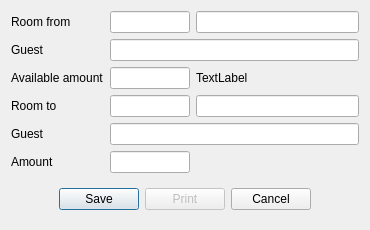
<?xml version="1.0" encoding="UTF-8"?>
<ui version="4.0">
 <class>DlgTransferInvoiceAmount</class>
 <widget class="QDialog" name="DlgTransferInvoiceAmount">
  <property name="geometry">
   <rect>
    <x>0</x>
    <y>0</y>
    <width>370</width>
    <height>217</height>
   </rect>
  </property>
  <property name="windowTitle">
   <string>Transfer amount</string>
  </property>
  <layout class="QHBoxLayout" name="horizontalLayout_2">
   <item>
    <layout class="QGridLayout" name="gridLayout">
     <item row="0" column="0">
      <widget class="QLabel" name="label">
       <property name="text">
        <string>Room from</string>
       </property>
      </widget>
     </item>
     <item row="5" column="1">
      <widget class="EQLineEdit" name="leAmountTo">
       <property name="maximumSize">
        <size>
         <width>80</width>
         <height>16777215</height>
        </size>
       </property>
      </widget>
     </item>
     <item row="5" column="0">
      <widget class="QLabel" name="label_6">
       <property name="text">
        <string>Amount</string>
       </property>
      </widget>
     </item>
     <item row="0" column="1">
      <widget class="EQLineEdit" name="leRoomCodeFrom">
       <property name="maximumSize">
        <size>
         <width>80</width>
         <height>16777215</height>
        </size>
       </property>
       <property name="ShowButton" stdset="0">
        <bool>true</bool>
       </property>
      </widget>
     </item>
     <item row="2" column="1">
      <widget class="EQLineEdit" name="leAmountFrom">
       <property name="maximumSize">
        <size>
         <width>80</width>
         <height>16777215</height>
        </size>
       </property>
       <property name="focusPolicy">
        <enum>Qt::NoFocus</enum>
       </property>
       <property name="readOnly">
        <bool>true</bool>
       </property>
      </widget>
     </item>
     <item row="2" column="0">
      <widget class="QLabel" name="label_3">
       <property name="text">
        <string>Available amount</string>
       </property>
      </widget>
     </item>
     <item row="3" column="0">
      <widget class="QLabel" name="label_4">
       <property name="text">
        <string>Room to</string>
       </property>
      </widget>
     </item>
     <item row="4" column="0">
      <widget class="QLabel" name="label_5">
       <property name="text">
        <string>Guest</string>
       </property>
      </widget>
     </item>
     <item row="3" column="1">
      <widget class="EQLineEdit" name="leRoomCodeTo">
       <property name="maximumSize">
        <size>
         <width>80</width>
         <height>16777215</height>
        </size>
       </property>
       <property name="ShowButton" stdset="0">
        <bool>true</bool>
       </property>
      </widget>
     </item>
     <item row="1" column="0">
      <widget class="QLabel" name="label_2">
       <property name="text">
        <string>Guest</string>
       </property>
      </widget>
     </item>
     <item row="0" column="2">
      <widget class="EQLineEdit" name="leRoomNameFrom">
       <property name="focusPolicy">
        <enum>Qt::NoFocus</enum>
       </property>
       <property name="readOnly">
        <bool>true</bool>
       </property>
      </widget>
     </item>
     <item row="1" column="1" colspan="2">
      <widget class="EQLineEdit" name="leGuestFrom">
       <property name="focusPolicy">
        <enum>Qt::NoFocus</enum>
       </property>
       <property name="readOnly">
        <bool>true</bool>
       </property>
      </widget>
     </item>
     <item row="6" column="0" colspan="3">
      <widget class="QWidget" name="widget" native="true">
       <layout class="QHBoxLayout" name="horizontalLayout">
        <item>
         <spacer name="horizontalSpacer">
          <property name="orientation">
           <enum>Qt::Horizontal</enum>
          </property>
          <property name="sizeHint" stdset="0">
           <size>
            <width>38</width>
            <height>20</height>
           </size>
          </property>
         </spacer>
        </item>
        <item>
         <widget class="QPushButton" name="btnSave">
          <property name="text">
           <string>Save</string>
          </property>
         </widget>
        </item>
        <item>
         <widget class="QPushButton" name="btnPrint">
          <property name="enabled">
           <bool>false</bool>
          </property>
          <property name="text">
           <string>Print</string>
          </property>
         </widget>
        </item>
        <item>
         <widget class="QPushButton" name="btnCancel">
          <property name="text">
           <string>Cancel</string>
          </property>
         </widget>
        </item>
        <item>
         <spacer name="horizontalSpacer_2">
          <property name="orientation">
           <enum>Qt::Horizontal</enum>
          </property>
          <property name="sizeHint" stdset="0">
           <size>
            <width>39</width>
            <height>20</height>
           </size>
          </property>
         </spacer>
        </item>
       </layout>
      </widget>
     </item>
     <item row="3" column="2">
      <widget class="EQLineEdit" name="leRoomNameTo">
       <property name="focusPolicy">
        <enum>Qt::NoFocus</enum>
       </property>
       <property name="readOnly">
        <bool>true</bool>
       </property>
      </widget>
     </item>
     <item row="4" column="1" colspan="2">
      <widget class="EQLineEdit" name="leGuestTo">
       <property name="focusPolicy">
        <enum>Qt::NoFocus</enum>
       </property>
       <property name="readOnly">
        <bool>true</bool>
       </property>
      </widget>
     </item>
     <item row="2" column="2">
      <widget class="QLabel" name="lbBalanceType">
       <property name="text">
        <string>TextLabel</string>
       </property>
      </widget>
     </item>
    </layout>
   </item>
  </layout>
 </widget>
 <customwidgets>
  <customwidget>
   <class>EQLineEdit</class>
   <extends>QLineEdit</extends>
   <header location="global">eqlineedit.h</header>
   <slots>
    <signal>customButtonClicked(bool)</signal>
   </slots>
  </customwidget>
 </customwidgets>
 <tabstops>
  <tabstop>leRoomCodeFrom</tabstop>
  <tabstop>leRoomCodeTo</tabstop>
  <tabstop>leAmountTo</tabstop>
  <tabstop>btnSave</tabstop>
  <tabstop>btnPrint</tabstop>
  <tabstop>btnCancel</tabstop>
 </tabstops>
 <resources/>
 <connections/>
</ui>
